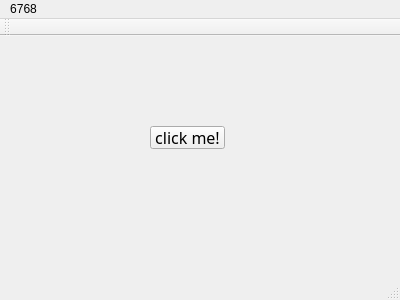
<?xml version="1.0" encoding="UTF-8"?>
<ui version="4.0">
 <class>MainWindow</class>
 <widget class="QMainWindow" name="MainWindow">
  <property name="geometry">
   <rect>
    <x>0</x>
    <y>0</y>
    <width>400</width>
    <height>300</height>
   </rect>
  </property>
  <property name="windowTitle">
   <string>MainWindow</string>
  </property>
  <property name="toolTipDuration">
   <number>-3</number>
  </property>
  <property name="layoutDirection">
   <enum>Qt::LeftToRight</enum>
  </property>
  <property name="documentMode">
   <bool>false</bool>
  </property>
  <widget class="QWidget" name="centralWidget">
   <widget class="QPushButton" name="btn_Clickme">
    <property name="geometry">
     <rect>
      <x>150</x>
      <y>90</y>
      <width>75</width>
      <height>23</height>
     </rect>
    </property>
    <property name="font">
     <font>
      <family>Microsoft Yi Baiti</family>
      <pointsize>12</pointsize>
     </font>
    </property>
    <property name="text">
     <string>click me!</string>
    </property>
   </widget>
  </widget>
  <widget class="QMenuBar" name="menuBar">
   <property name="geometry">
    <rect>
     <x>0</x>
     <y>0</y>
     <width>400</width>
     <height>23</height>
    </rect>
   </property>
   <widget class="QMenu" name="menu6768">
    <property name="title">
     <string>6768</string>
    </property>
   </widget>
   <addaction name="menu6768"/>
  </widget>
  <widget class="QToolBar" name="mainToolBar">
   <attribute name="toolBarArea">
    <enum>TopToolBarArea</enum>
   </attribute>
   <attribute name="toolBarBreak">
    <bool>false</bool>
   </attribute>
  </widget>
  <widget class="QStatusBar" name="statusBar"/>
 </widget>
 <layoutdefault spacing="6" margin="11"/>
 <resources/>
 <connections/>
</ui>
